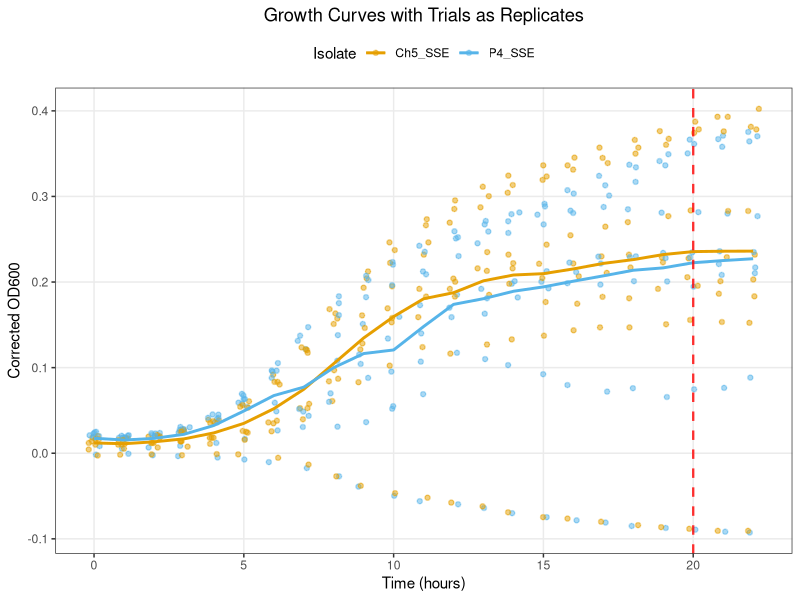

The R source for this figure:
# LOAD PACKAGES ----------------------------------------------------------------
library(ggplot2)
library(dplyr)

# READ AND LABEL EACH TRIAL ---------------------------------------------------
data1 <- read.csv("OD_trial1.csv") %>%
  mutate(Trial = "Trial1")

data2 <- read.csv("OD_trial2.csv") %>%
  mutate(Trial = "Trial2")

data3 <- read.csv("OD_trial3.csv") %>%
  mutate(Trial = "Trial3")

# COMBINE DATASETS ------------------------------------------------------------
combined_data <- bind_rows(data1, data2, data3) %>%
  filter(Treatment %in% c("SSE", "P4_SSE", "Ch5_SSE")) %>%
  mutate(
    Time = as.numeric(as.character(Time)),
    Treatment = factor(Treatment),
    Trial = factor(Trial)
  ) %>%
  filter(Time <= 22)  # ⬅️ Only use time points ≤ 22

# BLANK CORRECTION ------------------------------------------------------------
sse_means <- combined_data %>%
  filter(Treatment == "SSE") %>%
  group_by(Time, Trial) %>%
  summarise(sse_mean = mean(OD_600), .groups = "drop")

corrected_data <- combined_data %>%
  left_join(sse_means, by = c("Time", "Trial")) %>%
  mutate(
    OD_corrected = ifelse(Treatment != "SSE", OD_600 - sse_mean, NA)
  ) %>%
  filter(Treatment %in% c("P4_SSE", "Ch5_SSE")) %>%
  group_by(Treatment, Time, Trial) %>%
  mutate(Replicate = row_number())

# NOW: Instead of summarizing, just visualize all replicates -------------------
# This keeps all points from all trials visible on the plot

ggplot(corrected_data, aes(x = Time, y = OD_corrected, color = Treatment)) +
  # Show individual data points clearly with shape + jitter + outline
  geom_point(
    position = position_jitter(width = 0.2, height = 0), 
    size = 1.25, 
    alpha = 0.5,
    stroke = 0.7,
    fill = "white"
  ) +
  
  # Mean trend line
  stat_summary(
    fun = mean, 
    geom = "line", 
    aes(group = Treatment), 
    linewidth = 1
  ) +
  
  # Error bars (SD)
  stat_summary(
    fun.data = mean_sdl, 
    geom = "errorbar", 
    width = 0.2, 
    fun.args = list(mult = 1),
    linewidth = 0.4
  ) +
  
  # Aesthetic settings
  labs(
    x = "Time (hours)",
    y = "Corrected OD600",
    title = "Growth Curves with Trials as Replicates",
    color = "Isolate"
  ) +
  scale_color_manual(values = c("#E69F00", "#56B4E9")) +
  theme_bw() +
  theme(
    legend.position = "top",
    panel.grid.minor = element_blank(),
    plot.title = element_text(hjust = 0.5)
  )+
  geom_vline(xintercept = 20, linetype = "dashed", color = "red", linewidth = 0.8, alpha = 0.8)


